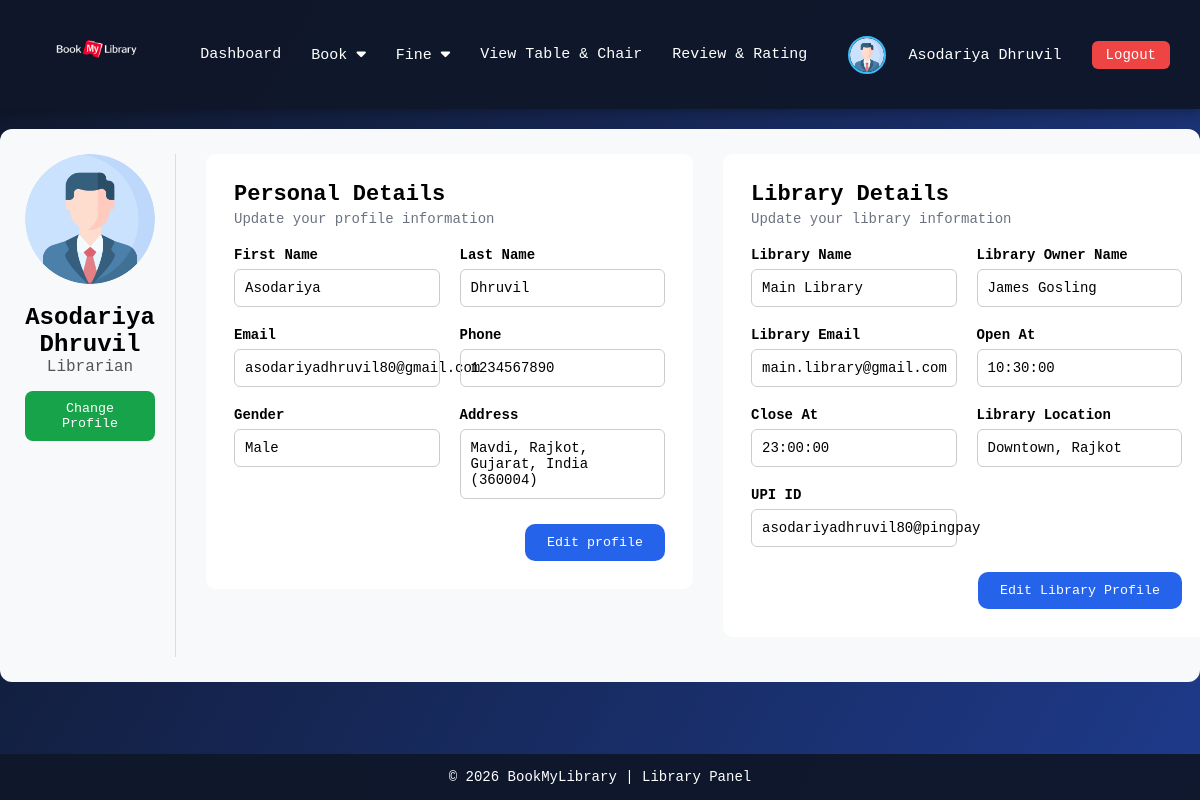
The app's page /librarian/profile.php (signed in) with its own data.
### tables this page shows
CREATE TABLE `user` (
  `user_id` int NOT NULL,
  `first_name` varchar(100) DEFAULT NULL,
  `last_name` varchar(100) DEFAULT NULL,
  `email` varchar(255) DEFAULT NULL,
  `contact_no` varchar(15) DEFAULT NULL,
  `gender` varchar(10) DEFAULT NULL,
  `address` varchar(255) DEFAULT NULL,
  `image` varchar(255) DEFAULT NULL,
  `password` varchar(255) NOT NULL,
  `role` varchar(10) DEFAULT NULL,
  `status` varchar(15) DEFAULT NULL
);

CREATE TABLE `library` (
  `library_id` int NOT NULL,
  `user_id` int DEFAULT NULL,
  `library_name` varchar(100) NOT NULL,
  `library_owner_name` varchar(100) NOT NULL,
  `library_email` varchar(255) NOT NULL,
  `table_capacity` int NOT NULL,
  `chair_capacity` int NOT NULL,
  `open_at` time NOT NULL,
  `close_at` time NOT NULL,
  `library_location` varchar(255) NOT NULL,
  `status` varchar(20) NOT NULL,
  `upi_id` varchar(100) NOT NULL DEFAULT 'test@upi'
);

### librarian/profile.php (the view, shortened to what this page needs)
<!DOCTYPE html>
<html lang="en">
<head>
</head>
<body>
    <?php include 'navbar.php'; ?>
    <?php
    $user_id = $_SESSION['id'];
    $user = mysqli_query($con, "SELECT * FROM user WHERE user_id = $user_id");
    $data = mysqli_fetch_assoc($user);
    $library = mysqli_query($con, "SELECT * FROM library WHERE user_id = $user_id");
    $library_data = mysqli_fetch_assoc($library);
    ?>
    <div class="container">
        <div class="profile-left">
            <div class="profile-img">
                <img src="../image/<?php echo $data['image'] ? $data['image'] : 'default_profile.png'; ?>" id="profileImage">
            </div>
            <h2><?php echo $data['first_name'] . " " . $data['last_name']; ?></h2>
            <p><?php echo $data['role'] ?></p>
            <button class="change-btn" onclick="openPopup()">Change Profile</button>
        </div>
        <div class="profile-right">
            <div class="card" id="viewProfile">
                <h3>Personal Details</h3>
                <p class="sub">Update your profile information</p>
                <div class="form-grid">
                    <div class="form-group">
                        <label>First Name</label>
                        <p class="p" id="viewFirstName"><?php echo $data['first_name']; ?></p>
                    </div>
                    <div class="form-group">
                        <label>Last Name</label>
                        <p class="p" id="viewLastName"><?php echo $data['last_name']; ?></p>
                    </div>
                    <div class="form-group">
                        <label>Email</label>
                        <p class="p" id="viewEmail"><?php echo $data['email']; ?></p>
                    </div>
                    <div class="form-group">
                        <label>Phone</label>
                        <p class="p" id="viewPhone"><?php echo $data['contact_no']; ?></p>
                    </div>
                    <div class="form-group">
                        <label>Gender</label>
                        <p class="p" id="viewGender"><?php echo $data['gender']; ?></p>
                    </div>
                    <div class="form-group">
                        <label>Address</label>
                        <p class="p" id="viewAddress"><?php echo $data['address']; ?></p>
                    </div>
                </div>
                <div class="edit-actions">
                    <button class="edit-btn" onclick="openEditForm()">Edit profile</button>
                </div>
            </div>
        </div>
        <div class="profile-right">
            <div class="card" id="viewLibraryProfile">
                <h3>Library Details</h3>
                <p class="sub">Update your library information</p>
                <div class="form-grid">
                    <div class="form-group">
                        <label>Library Name</label>
                        <p class="p" id="viewLibraryName"><?php echo $library_data['library_name'] ?></p>
                    </div>
                    <div class="form-group">
                        <label>Library Owner Name</label>
                        <p class="p" id="viewLibraryOwnerName"><?php echo $library_data['library_owner_name'] ?></p>
                    </div>
                    <div class="form-group">
                        <label>Library Email</label>
                        <p class="p" id="viewLibraryEmail"><?php echo $library_data['library_email'] ?></p>
                    </div>
                    <div class="form-group">
                        <label>Open At</label>
                        <p class="p" id="viewOpenAt"><?php echo $library_data['open_at'] ?></p>
                    </div>
                    <div class="form-group">
                        <label>Close At</label>
                        <p class="p" id="viewCloseAt"><?php echo $library_data['close_at'] ?></p>
                    </div>
                    <div class="form-group">
                        <label>Library Location</label>
                        <p class="p" id="viewLibraryLocation"><?php echo $library_data['library_location'] ?></p>
                    </div>
                    <div class="form-group">
                        <label>UPI ID</label>
                        <p class="p" id="viewUPIId"><?php echo $library_data['upi_id'] ?></p>
                    </div>
                </div>
                <div class="edit-actions">
                    <button class="edit-btn" onclick="openLibraryEditForm()">Edit Library Profile</button>
                </div>
            </div>
        </div>
    </div>
    <?php include 'footer.php'; ?>
</body>
</html>

### librarian/navbar.php (shortened to what this page needs)
<!DOCTYPE html>
<html lang="en">
<?php
include '../update_status.php';
?>
<head>
    <link rel="stylesheet" href="https://cdnjs.cloudflare.com/ajax/libs/font-awesome/6.5.0/css/all.min.css">
</head>
<body>
    <?php
    $user_id = $_SESSION['id'];
    $user = mysqli_query($con, "SELECT * FROM user WHERE user_id = $user_id");
    $data = mysqli_fetch_assoc($user);
    ?>
    <nav class="navbar">
        <div class="nav-left">
            <a href="home.php">
                <img src="../image/BookMyLibrary.png" alt="Library Logo">
            </a>
        </div>
        <div class="nav-center">
            <a href="home.php">Dashboard</a>
            <div class="dropdown">
                <a href="javascript:void(0);" class="dropbtn">Book <i class="fa-solid fa-caret-down"></i></a>
            </div>
            <div class="dropdown">
                <a href="javascript:void(0);" class="dropbtn">Fine <i class="fa-solid fa-caret-down"></i></a>
            </div>
            <a href="view_table&chair.php">View Table & Chair</a>
            <a href="review&rating_list.php">Review & Rating</a>
        </div>
        <div class="nav-right">
            <div class="profile">
                <img src="../image/<?php echo $data['image']; ?>" alt="Profile">
                <div class="dropdown">
                    <a href="javascript:void(0);" class="dropbtn"><?php echo $data['first_name'] . " " . $data['last_name']; ?></a>
                </div>
            </div>
            <a href="../login.php" class="logout-btn">Logout</a>
        </div>
    </nav>
</body>
</html>

### librarian/profile.php (style rules this page uses)
* { margin: 0; padding: 0; box-sizing: border-box; font-family: "JetBrains Mono", "Fira Code", Consolas, monospace; }
body { background: linear-gradient(120deg, #0f172a, #1e3a8a); }
.container { max-width: 100%; margin: 20px auto; background: #f8f9fa; border-radius: 12px; padding: 25px; display: flex; gap: 30px; }
.profile-left { width: 300px; text-align: center; border-right: 1px solid #ddd; padding-right: 20px; }
.profile-img img { width: 130px; height: 130px; border-radius: 50%; object-fit: cover; }
.profile-left h2 { margin-top: 15px; }
.profile-left p { color: #555; margin-bottom: 15px; }
.change-btn { background: #16a34a; border: none; padding: 10px 18px; border-radius: 8px; color: white; cursor: pointer; }
.profile-right { flex: 2; }
.card { background: #fff; padding: 28px; border-radius: 10px; margin-bottom: 20px; }
.card h3 { font-size: 22px; margin-bottom: 4px; }
.sub { font-size: 14px; color: #6b7280; margin-bottom: 20px; }
.form-grid { display: grid; grid-template-columns: 1fr 1fr; gap: 15px; }
.form-group { display: flex; flex-direction: column; }
label { margin-bottom: 5px; font-weight: 600; font-size: 14px; }
.p { padding: 10px; border: 1px solid #ccc; border-radius: 6px; font-size: 14px; width: 205.5px; }
.edit-btn { background: #2563eb; color: white; padding: 11px 22px; border-radius: 10px; border: none; font-weight: 500; cursor: pointer; transition: 0.2s; float: right; }
.form-grid { display: grid; grid-template-columns: repeat(2, 1fr); gap: 20px; }
.form-group label { font-weight: 600; margin-bottom: 6px; color: #000000; }
.edit-actions { display: flex; justify-content: flex-end; gap: 12px; margin-top: 25px; }

### librarian/navbar.php (style rules this page uses)
.navbar { background: rgba(15, 23, 42, 0.95); color: #fff; padding: 12px 30px; display: flex; align-items: center; justify-content: space-between; flex-wrap: wrap; box-shadow: 0 4px 10px rgba(0, 0, 0, 0.25); font-family: "JetBrains Mono", "Fira Code", Consolas, monospace; }
.nav-left { display: flex; align-items: center; gap: 10px; }
.nav-left img { height: 80px; width: 130px; }
.nav-center { flex: 1; display: flex; justify-content: center; }
.nav-center a { color: #fff; text-decoration: none; margin: 0 15px; font-size: 15px; }
.nav-right { display: flex; align-items: center; gap: 15px; }
.profile { display: flex; align-items: center; gap: 8px; color: #fff; }
.profile img { width: 38px; height: 38px; border-radius: 50%; border: 2px solid #38bdf8; object-fit: cover; }
.logout-btn { padding: 6px 14px; border-radius: 6px; background: #ef4444; color: #fff; text-decoration: none; font-size: 14px; }
.dropdown { position: relative; display: inline-block; }
.dropdown>a { color: #fff; text-decoration: none; margin: 0 15px; font-size: 15px; cursor: pointer; }
.dropdown>a.dropbtn { color: #fff; text-decoration: none; margin: 0 15px; font-size: 15px; cursor: pointer; }

### librarian/footer.php (style rules this page uses)
html, body { height: 100%; margin: 0; }
body { display: flex; flex-direction: column; }

### records on screen
user: image (placeholder picture), first_name "Asodariya", last_name "Dhruvil", role "Librarian", email "asodariyadhruvil80@gmail.com", contact_no "1234567890", gender "Male", address "Mavdi, Rajkot, Gujarat, India (360004)"
library: library_name "Main Library", library_owner_name "James Gosling", library_email "main.library@gmail.com", open_at "10:30:00", close_at "23:00:00", library_location "Downtown, Rajkot", upi "asodariyadhruvil80@pingpay"
